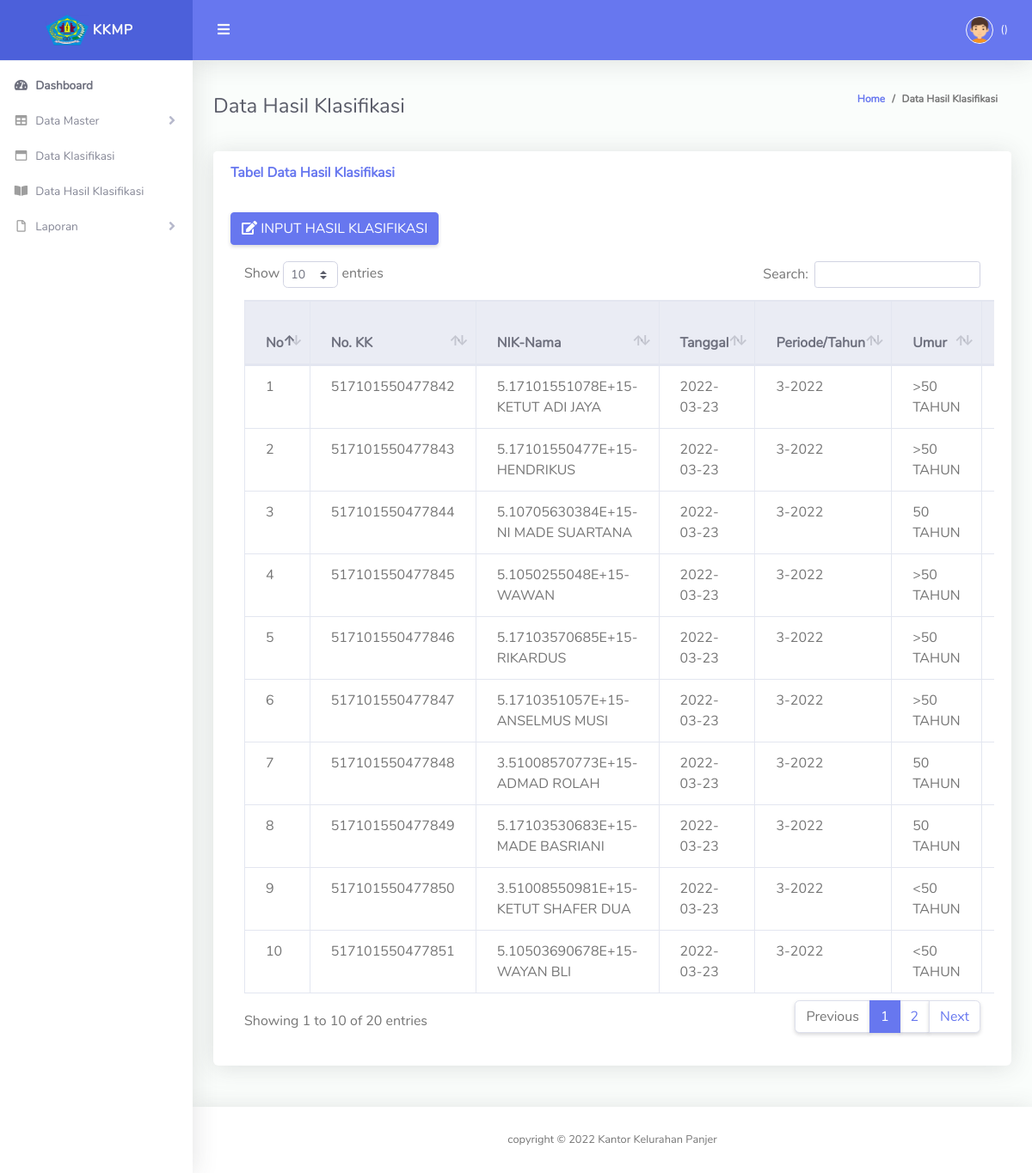
/dashboard.php?p=data_hasil_klasifikasi, run on the app's committed database.
### tables this page shows
CREATE TABLE `tbl_score_akhir` (
  `id_sk` int(10) NOT NULL,
  `id_klasifikasi` varchar(50) NOT NULL,
  `no_kk` varchar(50) NOT NULL,
  `nik` varchar(50) NOT NULL,
  `nama` varchar(50) NOT NULL,
  `tanggal` varchar(50) NOT NULL,
  `periode` varchar(50) NOT NULL,
  `tahun` varchar(50) NOT NULL,
  `umur` varchar(50) NOT NULL,
  `jml_tanggungan` varchar(50) NOT NULL,
  `pekerjaan` varchar(50) NOT NULL,
  `pendidikan` varchar(50) NOT NULL,
  `pendapatan` varchar(50) NOT NULL,
  `status_rmh` varchar(50) NOT NULL,
  `bahan_bakar` varchar(50) NOT NULL,
  `sumber_air` varchar(50) NOT NULL,
  `daya_listrik` varchar(50) NOT NULL,
  `status` varchar(50) NOT NULL
);

### Pages/data_hasil_klasifikasi.php (the view, shortened to what this page needs)
<div class="container-fluid" id="container-wrapper">
  <div class="d-sm-flex align-items-center justify-content-between mb-4">
    <h2 class="h4 mb-0 text-gray-800">Data Hasil Klasifikasi</h2>
    <ol class="breadcrumb">
      <li class="breadcrumb-item"><a href="#">Home</a></li>
      <li class="breadcrumb-item active" aria-current="page">Data Hasil Klasifikasi</li>
    </ol>
  </div>
  <div class="row mb-12">
    <div class="col-xl-12 col-md-6 mb-4">
       <div class="card mb-4">
        <div class="card-header py-3 d-flex flex-row align-items-center justify-content-between">
          <h6 class="m-0 font-weight-bold text-primary">Tabel Data Hasil Klasifikasi</h6>
        </div>
        <div class="card-body">
          <a href="dashboard.php?p=input_hk" class="btn btn-primary" style="margin-bottom: 3px; "><i class="fa fa-edit"></i> INPUT HASIL KLASIFIKASI</a>
          <div class="table-responsive p-3">
          <table class="table align-items-center table-hover table-bordered" id="dataTableHover">
            <thead class="thead-light">
              <tr>
                <th>No</th>
                <th>No. KK</th>
                <th>NIK-Nama</th>
                <th>Tanggal</th>
                <th>Periode/Tahun</th>
                <th>Umur</th>
                <th>Jlh. Tanggungan</th>
              </tr>
            </thead>
            <tbody>
              <?php
              include"koneksi.php";
              $no=1;
              $query="SELECT*FROM tbl_score_akhir";
              $sql=mysqli_query($connect, $query);
              while($data=mysqli_fetch_array($sql)) {?>
              <tr>
              <td><?php echo $no; ?></td>
              <td><?php echo $data['no_kk'];?></td>
              <td><?php echo $data['nik'];?>-<?php echo $data['nama'];?></td>
              <td><?php echo $data['tanggal'];?></td>
              <td><?php echo $data['periode'];?>-<?php echo $data['tahun'];?></td>
              <td><?php echo $data['umur'];?></td>
              <td><?php echo $data['jml_tanggungan'];?></td>
              </tr>
              <?php $no++; }
              ?>
            </tbody>
          </table>
                </div>
                </div>
            </div>
          </div>
        </div>
      </div>

### data on the page
tbl_score_akhir: no_kk "517101550477842", nik "5.17101551078E+15", nama "KETUT ADI JAYA", tanggal "2022-03-23", periode "3", tahun "2022", umur ">50 TAHUN"
tbl_score_akhir: no_kk "517101550477843", nik "5.17101550477E+15", nama "HENDRIKUS", tanggal "2022-03-23", periode "3", tahun "2022", umur ">50 TAHUN"
tbl_score_akhir: no_kk "517101550477844", nik "5.10705630384E+15", nama "NI MADE SUARTANA", tanggal "2022-03-23", periode "3", tahun "2022", umur "50 TAHUN"
tbl_score_akhir: no_kk "517101550477845", nik "5.1050255048E+15", nama "WAWAN", tanggal "2022-03-23", periode "3", tahun "2022", umur ">50 TAHUN"
tbl_score_akhir: no_kk "517101550477846", nik "5.17103570685E+15", nama "RIKARDUS", tanggal "2022-03-23", periode "3", tahun "2022", umur ">50 TAHUN"
tbl_score_akhir: no_kk "517101550477847", nik "5.1710351057E+15", nama "ANSELMUS MUSI", tanggal "2022-03-23", periode "3", tahun "2022", umur ">50 TAHUN"
tbl_score_akhir: no_kk "517101550477848", nik "3.51008570773E+15", nama "ADMAD ROLAH", tanggal "2022-03-23", periode "3", tahun "2022", umur "50 TAHUN"
tbl_score_akhir: no_kk "517101550477849", nik "5.17103530683E+15", nama "MADE BASRIANI", tanggal "2022-03-23", periode "3", tahun "2022", umur "50 TAHUN"
tbl_score_akhir: no_kk "517101550477850", nik "3.51008550981E+15", nama "KETUT SHAFER DUA", tanggal "2022-03-23", periode "3", tahun "2022", umur "<50 TAHUN"
tbl_score_akhir: no_kk "517101550477851", nik "5.10503690678E+15", nama "WAYAN BLI", tanggal "2022-03-23", periode "3", tahun "2022", umur "<50 TAHUN"
